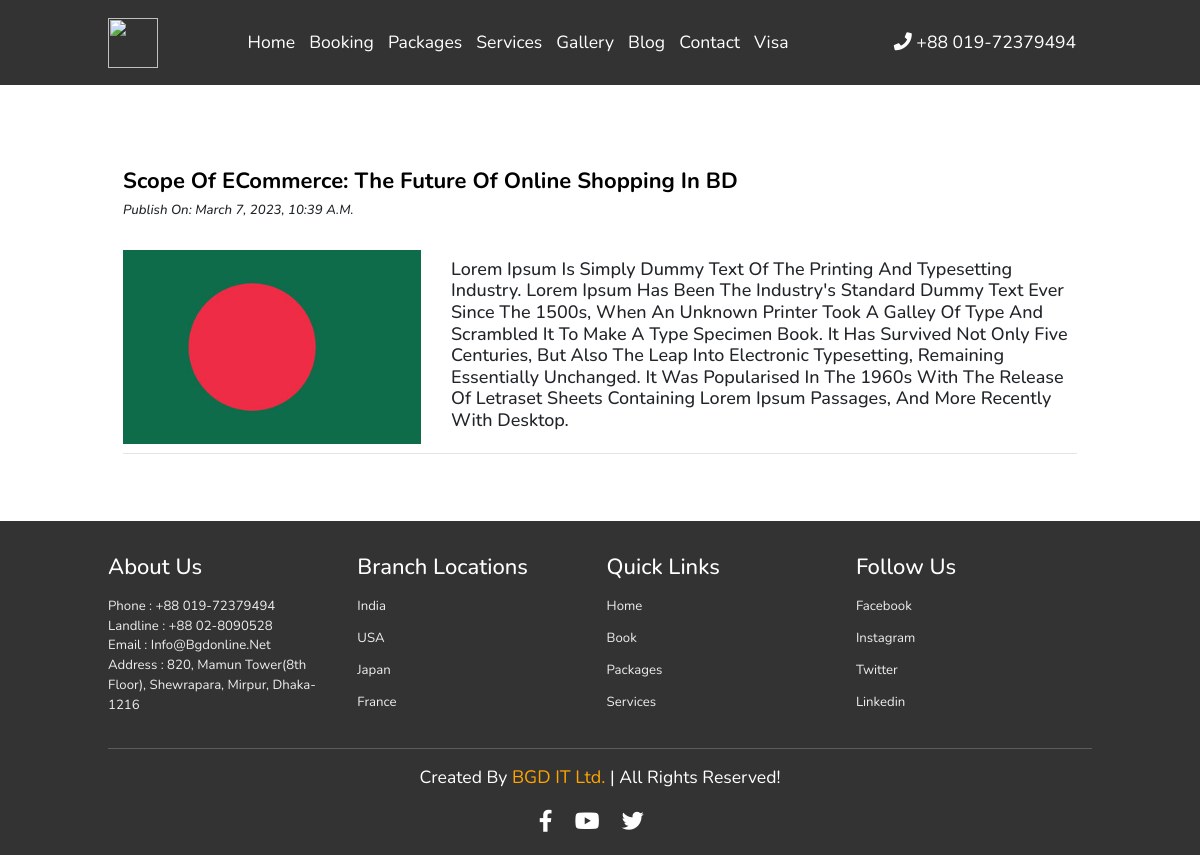
/blog/, run on an earlier commit of the app's database.
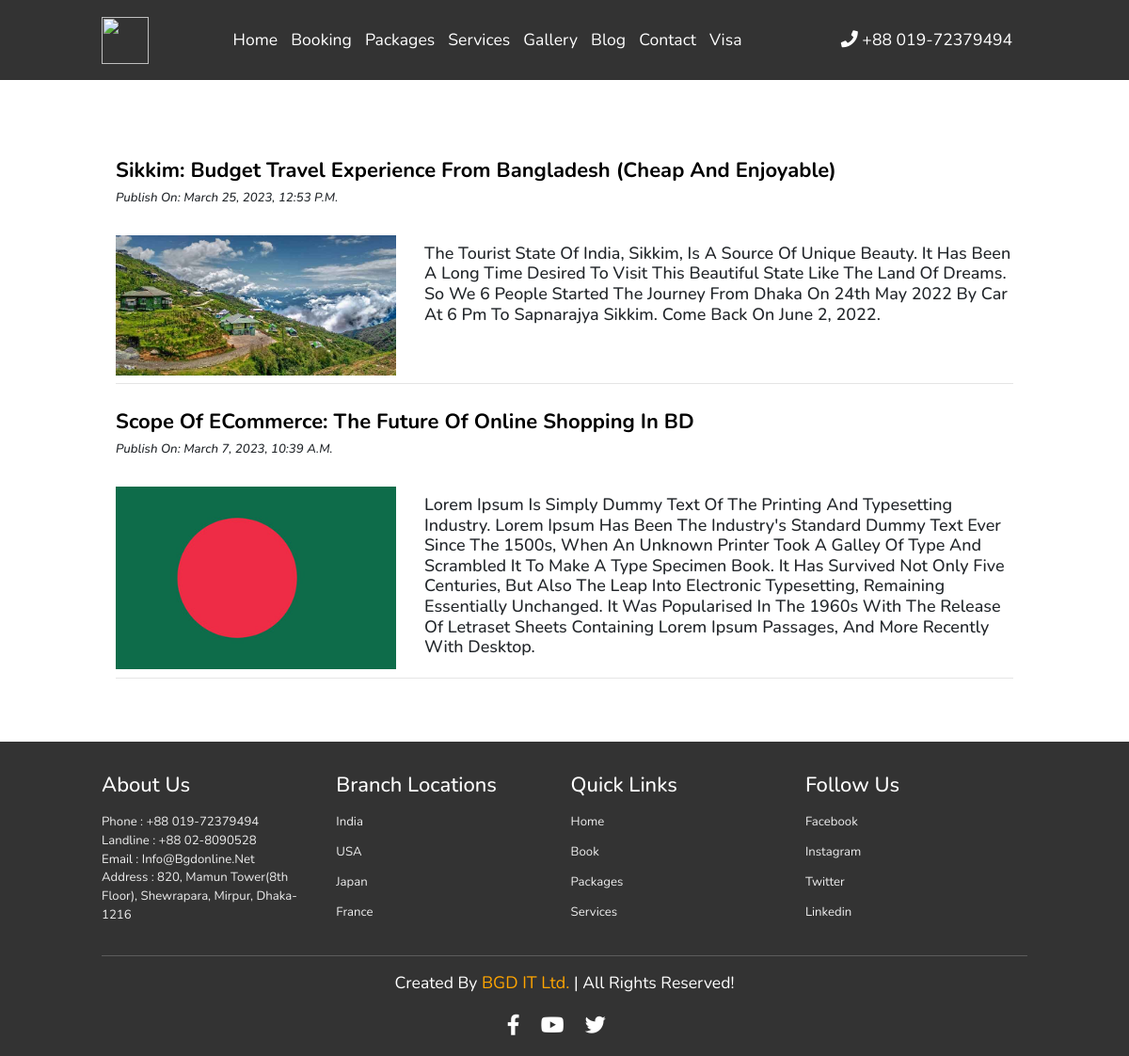
And on a later commit of the database.
### blog_app/models.py (models this page shows)
class Blog(models.Model):
    blog_title = models.CharField(max_length=255, verbose_name='Put a Title')
    short_description = models.TextField(max_length=500)
    blog_content = RichTextField()
    blog_image = models.ImageField(upload_to='blog_images', verbose_name='Image', blank=False, null=False)
    publish_date = models.DateTimeField(auto_now_add=True)
    update_date = models.DateTimeField(auto_now=True)
    slug = models.SlugField(max_length=255, unique=True)
    class Meta:
        ordering = ['-publish_date',]
    def __str__(self):
        return str(self.blog_title)

### blog_app/views.py (the view)
# urls.py: path('', views.blog, name='blog'),
def blog(request):
    all_blog = Blog.objects.all().order_by('-id')
    print("####################")
    print(all_blog)
    print("####################")
    diction = {'all_blog': all_blog}
    return render(request,'blog_app/blog.html', context = diction)

### templates/blog_app/blog.html (shortened to what this page needs)
<link rel="stylesheet" href="https://cdn.jsdelivr.net/npm/bootstrap@4.5.3/dist/css/bootstrap.min.css"
integrity="sha384-TX8t27EcRE3e/ihU7zmQxVncDAy5uIKz4rEkgIXeMed4M0jlfIDPvg6uqKI2xXr2">
{% extends 'base.html' %}
{% load static %}
{% load crispy_forms_tags %}
{% load widget_tweaks %}
{% block body %}
<section id="blogpage">
    <div class="container" style="margin-top: 150px; margin-bottom: 50px;">
        {% for row in all_blog %}
        <a href="{% url 'blog_app:blog_details' slug=row.slug %}" style="color: black;"><h1 class="mt-5 mb-3 font-weight-bold">{{ row.blog_title }}</h1></a>
        <i>
            <h4>Publish On: {{ row.publish_date }}</h4>
        </i>
        <br>
        <div class="row">
            <div class="col-sm-4">
                <img src="{{ row.blog_image.url }}" width="100%">
            </div>
            <div class="col-sm-8">
                <h3><p class="text-justify">{{ row.short_description | linebreaks }}</p></h3>
            </div>
        </div>
        <hr>
        {% endfor %}
    </div>
</section>
{% endblock %}

What changed in the data, as far as the page shows it:
added Blog: blog_title "Sikkim: Budget Travel Experience From Bangladesh (Cheap And Enjoyable)", publish_date "March 25, 2023, 12:53 P.m.", blog_image (picture), short_description "The Tourist State Of India, Sikkim, Is A Source Of Unique Beauty. It Has Been A Long Time Desired To Visit This Beautiful State Like The Land Of Dreams. So We 6 People Started The Journey From Dhaka On 24th May 2022 By Car At 6 Pm To Sapnarajya Sikkim. Come Back On June 2, 2022."
